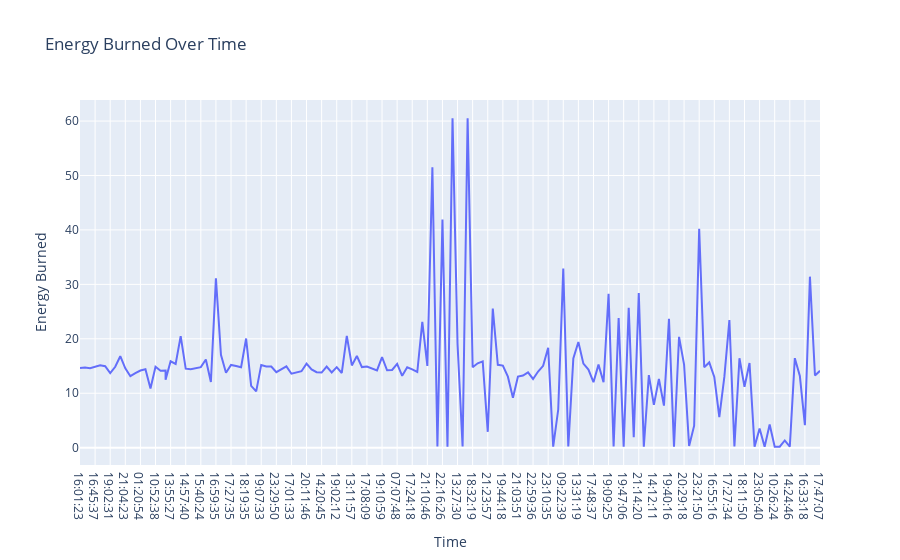

Notebook cell for this chart:
### Markdown cell above
- Now, let's look the energy burnde over time

### Code cell
# Energy Burned over time

fig = px.line(data, x='Time', y='Energy Burned', title='Energy Burned Over Time')

fig.show()

pio.write_image(fig, './images/image3.png')

### Figure 1 — Plotly figure (JSON) as saved in the notebook; plotly's stock layout.template omitted (floating-point values rounded to 4 significant figures; data arrays with more than 128 entries replaced by an {"elided": "..."} marker saying what was removed)
{"data": [{"hovertemplate": "Time=%{x}<br>Energy Burned=%{y}<extra></extra>", "legendgroup": "", "line": {"color": "#636efa", "dash": "solid"}, "marker": {"symbol": "circle"}, "mode": "lines", "name": "", "orientation": "v", "showlegend": false, "type": "scatter", "x": {"elided": "149 str values"}, "xaxis": "x", "y": {"elided": "149 float values"}, "yaxis": "y"}], "layout": {"legend": {"tracegroupgap": 0}, "title": {"text": "Energy Burned Over Time"}, "xaxis": {"anchor": "y", "domain": [0, 1], "title": {"text": "Time"}}, "yaxis": {"anchor": "x", "domain": [0, 1], "title": {"text": "Energy Burned"}}}}
